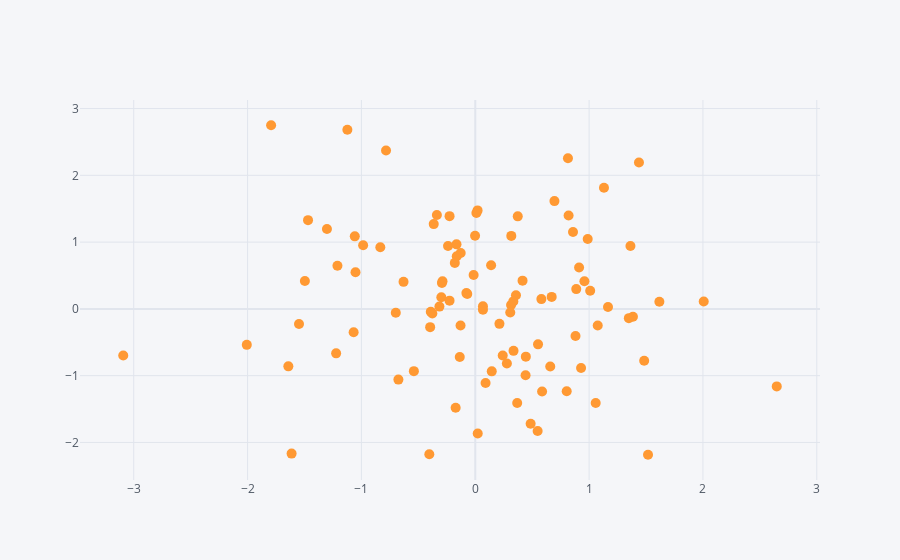

The code cell stored with this chart in its notebook:
### Code cell
df.iplot(kind='scatter',x='A',y='B',mode='markers',size=10)
